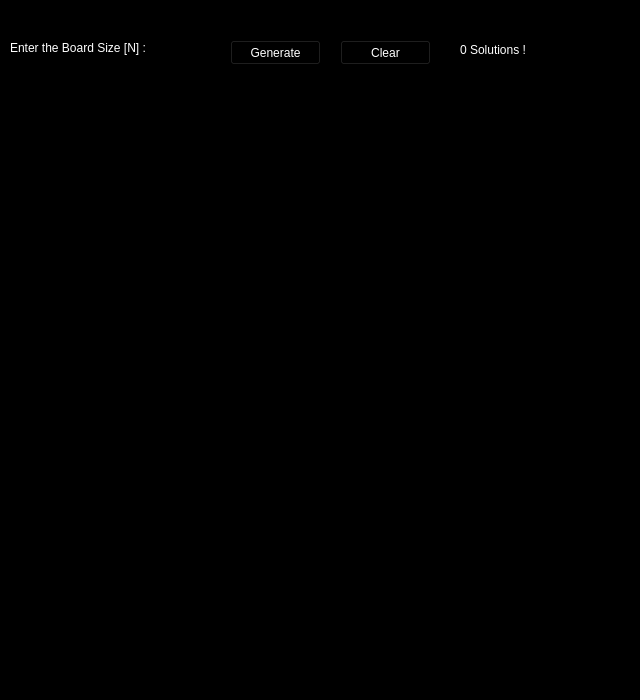
<?xml version="1.0" encoding="UTF-8"?>
<ui version="4.0">
 <class>MainWindow</class>
 <widget class="QMainWindow" name="MainWindow">
  <property name="geometry">
   <rect>
    <x>0</x>
    <y>0</y>
    <width>640</width>
    <height>700</height>
   </rect>
  </property>
  <property name="sizePolicy">
   <sizepolicy hsizetype="Fixed" vsizetype="Fixed">
    <horstretch>0</horstretch>
    <verstretch>0</verstretch>
   </sizepolicy>
  </property>
  <property name="palette">
   <palette>
    <active>
     <colorrole role="WindowText">
      <brush brushstyle="SolidPattern">
       <color alpha="255">
        <red>255</red>
        <green>255</green>
        <blue>255</blue>
       </color>
      </brush>
     </colorrole>
     <colorrole role="Button">
      <brush brushstyle="SolidPattern">
       <color alpha="255">
        <red>0</red>
        <green>0</green>
        <blue>0</blue>
       </color>
      </brush>
     </colorrole>
     <colorrole role="Light">
      <brush brushstyle="SolidPattern">
       <color alpha="255">
        <red>0</red>
        <green>0</green>
        <blue>0</blue>
       </color>
      </brush>
     </colorrole>
     <colorrole role="Midlight">
      <brush brushstyle="SolidPattern">
       <color alpha="255">
        <red>0</red>
        <green>0</green>
        <blue>0</blue>
       </color>
      </brush>
     </colorrole>
     <colorrole role="Dark">
      <brush brushstyle="SolidPattern">
       <color alpha="255">
        <red>0</red>
        <green>0</green>
        <blue>0</blue>
       </color>
      </brush>
     </colorrole>
     <colorrole role="Mid">
      <brush brushstyle="SolidPattern">
       <color alpha="255">
        <red>0</red>
        <green>0</green>
        <blue>0</blue>
       </color>
      </brush>
     </colorrole>
     <colorrole role="Text">
      <brush brushstyle="SolidPattern">
       <color alpha="255">
        <red>255</red>
        <green>255</green>
        <blue>255</blue>
       </color>
      </brush>
     </colorrole>
     <colorrole role="BrightText">
      <brush brushstyle="SolidPattern">
       <color alpha="255">
        <red>255</red>
        <green>255</green>
        <blue>255</blue>
       </color>
      </brush>
     </colorrole>
     <colorrole role="ButtonText">
      <brush brushstyle="SolidPattern">
       <color alpha="255">
        <red>255</red>
        <green>255</green>
        <blue>255</blue>
       </color>
      </brush>
     </colorrole>
     <colorrole role="Base">
      <brush brushstyle="SolidPattern">
       <color alpha="255">
        <red>0</red>
        <green>0</green>
        <blue>0</blue>
       </color>
      </brush>
     </colorrole>
     <colorrole role="Window">
      <brush brushstyle="SolidPattern">
       <color alpha="255">
        <red>0</red>
        <green>0</green>
        <blue>0</blue>
       </color>
      </brush>
     </colorrole>
     <colorrole role="Shadow">
      <brush brushstyle="SolidPattern">
       <color alpha="255">
        <red>0</red>
        <green>0</green>
        <blue>0</blue>
       </color>
      </brush>
     </colorrole>
     <colorrole role="AlternateBase">
      <brush brushstyle="SolidPattern">
       <color alpha="255">
        <red>0</red>
        <green>0</green>
        <blue>0</blue>
       </color>
      </brush>
     </colorrole>
     <colorrole role="ToolTipBase">
      <brush brushstyle="SolidPattern">
       <color alpha="255">
        <red>255</red>
        <green>255</green>
        <blue>220</blue>
       </color>
      </brush>
     </colorrole>
     <colorrole role="ToolTipText">
      <brush brushstyle="SolidPattern">
       <color alpha="255">
        <red>0</red>
        <green>0</green>
        <blue>0</blue>
       </color>
      </brush>
     </colorrole>
     <colorrole role="PlaceholderText">
      <brush brushstyle="SolidPattern">
       <color alpha="128">
        <red>255</red>
        <green>255</green>
        <blue>255</blue>
       </color>
      </brush>
     </colorrole>
    </active>
    <inactive>
     <colorrole role="WindowText">
      <brush brushstyle="SolidPattern">
       <color alpha="255">
        <red>255</red>
        <green>255</green>
        <blue>255</blue>
       </color>
      </brush>
     </colorrole>
     <colorrole role="Button">
      <brush brushstyle="SolidPattern">
       <color alpha="255">
        <red>0</red>
        <green>0</green>
        <blue>0</blue>
       </color>
      </brush>
     </colorrole>
     <colorrole role="Light">
      <brush brushstyle="SolidPattern">
       <color alpha="255">
        <red>0</red>
        <green>0</green>
        <blue>0</blue>
       </color>
      </brush>
     </colorrole>
     <colorrole role="Midlight">
      <brush brushstyle="SolidPattern">
       <color alpha="255">
        <red>0</red>
        <green>0</green>
        <blue>0</blue>
       </color>
      </brush>
     </colorrole>
     <colorrole role="Dark">
      <brush brushstyle="SolidPattern">
       <color alpha="255">
        <red>0</red>
        <green>0</green>
        <blue>0</blue>
       </color>
      </brush>
     </colorrole>
     <colorrole role="Mid">
      <brush brushstyle="SolidPattern">
       <color alpha="255">
        <red>0</red>
        <green>0</green>
        <blue>0</blue>
       </color>
      </brush>
     </colorrole>
     <colorrole role="Text">
      <brush brushstyle="SolidPattern">
       <color alpha="255">
        <red>255</red>
        <green>255</green>
        <blue>255</blue>
       </color>
      </brush>
     </colorrole>
     <colorrole role="BrightText">
      <brush brushstyle="SolidPattern">
       <color alpha="255">
        <red>255</red>
        <green>255</green>
        <blue>255</blue>
       </color>
      </brush>
     </colorrole>
     <colorrole role="ButtonText">
      <brush brushstyle="SolidPattern">
       <color alpha="255">
        <red>255</red>
        <green>255</green>
        <blue>255</blue>
       </color>
      </brush>
     </colorrole>
     <colorrole role="Base">
      <brush brushstyle="SolidPattern">
       <color alpha="255">
        <red>0</red>
        <green>0</green>
        <blue>0</blue>
       </color>
      </brush>
     </colorrole>
     <colorrole role="Window">
      <brush brushstyle="SolidPattern">
       <color alpha="255">
        <red>0</red>
        <green>0</green>
        <blue>0</blue>
       </color>
      </brush>
     </colorrole>
     <colorrole role="Shadow">
      <brush brushstyle="SolidPattern">
       <color alpha="255">
        <red>0</red>
        <green>0</green>
        <blue>0</blue>
       </color>
      </brush>
     </colorrole>
     <colorrole role="AlternateBase">
      <brush brushstyle="SolidPattern">
       <color alpha="255">
        <red>0</red>
        <green>0</green>
        <blue>0</blue>
       </color>
      </brush>
     </colorrole>
     <colorrole role="ToolTipBase">
      <brush brushstyle="SolidPattern">
       <color alpha="255">
        <red>255</red>
        <green>255</green>
        <blue>220</blue>
       </color>
      </brush>
     </colorrole>
     <colorrole role="ToolTipText">
      <brush brushstyle="SolidPattern">
       <color alpha="255">
        <red>0</red>
        <green>0</green>
        <blue>0</blue>
       </color>
      </brush>
     </colorrole>
     <colorrole role="PlaceholderText">
      <brush brushstyle="SolidPattern">
       <color alpha="128">
        <red>255</red>
        <green>255</green>
        <blue>255</blue>
       </color>
      </brush>
     </colorrole>
    </inactive>
    <disabled>
     <colorrole role="WindowText">
      <brush brushstyle="SolidPattern">
       <color alpha="255">
        <red>0</red>
        <green>0</green>
        <blue>0</blue>
       </color>
      </brush>
     </colorrole>
     <colorrole role="Button">
      <brush brushstyle="SolidPattern">
       <color alpha="255">
        <red>0</red>
        <green>0</green>
        <blue>0</blue>
       </color>
      </brush>
     </colorrole>
     <colorrole role="Light">
      <brush brushstyle="SolidPattern">
       <color alpha="255">
        <red>0</red>
        <green>0</green>
        <blue>0</blue>
       </color>
      </brush>
     </colorrole>
     <colorrole role="Midlight">
      <brush brushstyle="SolidPattern">
       <color alpha="255">
        <red>0</red>
        <green>0</green>
        <blue>0</blue>
       </color>
      </brush>
     </colorrole>
     <colorrole role="Dark">
      <brush brushstyle="SolidPattern">
       <color alpha="255">
        <red>0</red>
        <green>0</green>
        <blue>0</blue>
       </color>
      </brush>
     </colorrole>
     <colorrole role="Mid">
      <brush brushstyle="SolidPattern">
       <color alpha="255">
        <red>0</red>
        <green>0</green>
        <blue>0</blue>
       </color>
      </brush>
     </colorrole>
     <colorrole role="Text">
      <brush brushstyle="SolidPattern">
       <color alpha="255">
        <red>0</red>
        <green>0</green>
        <blue>0</blue>
       </color>
      </brush>
     </colorrole>
     <colorrole role="BrightText">
      <brush brushstyle="SolidPattern">
       <color alpha="255">
        <red>255</red>
        <green>255</green>
        <blue>255</blue>
       </color>
      </brush>
     </colorrole>
     <colorrole role="ButtonText">
      <brush brushstyle="SolidPattern">
       <color alpha="255">
        <red>0</red>
        <green>0</green>
        <blue>0</blue>
       </color>
      </brush>
     </colorrole>
     <colorrole role="Base">
      <brush brushstyle="SolidPattern">
       <color alpha="255">
        <red>0</red>
        <green>0</green>
        <blue>0</blue>
       </color>
      </brush>
     </colorrole>
     <colorrole role="Window">
      <brush brushstyle="SolidPattern">
       <color alpha="255">
        <red>0</red>
        <green>0</green>
        <blue>0</blue>
       </color>
      </brush>
     </colorrole>
     <colorrole role="Shadow">
      <brush brushstyle="SolidPattern">
       <color alpha="255">
        <red>0</red>
        <green>0</green>
        <blue>0</blue>
       </color>
      </brush>
     </colorrole>
     <colorrole role="AlternateBase">
      <brush brushstyle="SolidPattern">
       <color alpha="255">
        <red>0</red>
        <green>0</green>
        <blue>0</blue>
       </color>
      </brush>
     </colorrole>
     <colorrole role="ToolTipBase">
      <brush brushstyle="SolidPattern">
       <color alpha="255">
        <red>255</red>
        <green>255</green>
        <blue>220</blue>
       </color>
      </brush>
     </colorrole>
     <colorrole role="ToolTipText">
      <brush brushstyle="SolidPattern">
       <color alpha="255">
        <red>0</red>
        <green>0</green>
        <blue>0</blue>
       </color>
      </brush>
     </colorrole>
     <colorrole role="PlaceholderText">
      <brush brushstyle="SolidPattern">
       <color alpha="128">
        <red>255</red>
        <green>255</green>
        <blue>255</blue>
       </color>
      </brush>
     </colorrole>
    </disabled>
   </palette>
  </property>
  <property name="windowTitle">
   <string>RJ's Queens Problem</string>
  </property>
  <property name="windowOpacity">
   <double>0.800000000000000</double>
  </property>
  <widget class="QWidget" name="centralWidget">
   <widget class="QLineEdit" name="n">
    <property name="geometry">
     <rect>
      <x>170</x>
      <y>40</y>
      <width>41</width>
      <height>23</height>
     </rect>
    </property>
   </widget>
   <widget class="QLabel" name="label">
    <property name="geometry">
     <rect>
      <x>10</x>
      <y>40</y>
      <width>161</width>
      <height>16</height>
     </rect>
    </property>
    <property name="text">
     <string>Enter the Board Size [N] :</string>
    </property>
   </widget>
   <widget class="QPushButton" name="gen">
    <property name="geometry">
     <rect>
      <x>230</x>
      <y>40</y>
      <width>91</width>
      <height>25</height>
     </rect>
    </property>
    <property name="sizePolicy">
     <sizepolicy hsizetype="Fixed" vsizetype="Fixed">
      <horstretch>0</horstretch>
      <verstretch>0</verstretch>
     </sizepolicy>
    </property>
    <property name="text">
     <string>Generate</string>
    </property>
    <property name="iconSize">
     <size>
      <width>20</width>
      <height>20</height>
     </size>
    </property>
   </widget>
   <widget class="QTextEdit" name="text">
    <property name="geometry">
     <rect>
      <x>20</x>
      <y>80</y>
      <width>600</width>
      <height>600</height>
     </rect>
    </property>
   </widget>
   <widget class="QPushButton" name="clear">
    <property name="geometry">
     <rect>
      <x>340</x>
      <y>40</y>
      <width>91</width>
      <height>25</height>
     </rect>
    </property>
    <property name="text">
     <string>Clear</string>
    </property>
   </widget>
   <widget class="QLabel" name="nsln">
    <property name="geometry">
     <rect>
      <x>460</x>
      <y>40</y>
      <width>121</width>
      <height>20</height>
     </rect>
    </property>
    <property name="text">
     <string>0 Solutions !</string>
    </property>
   </widget>
  </widget>
 </widget>
 <layoutdefault spacing="6" margin="11"/>
 <resources/>
 <connections/>
</ui>
